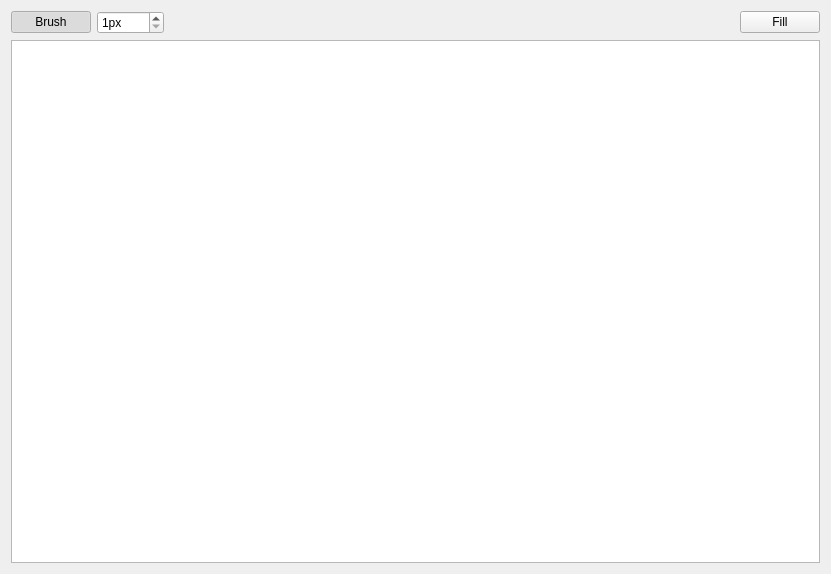
<?xml version="1.0" encoding="UTF-8"?>
<ui version="4.0">
 <class>MaskPainter</class>
 <widget class="QWidget" name="MaskPainter">
  <property name="geometry">
   <rect>
    <x>0</x>
    <y>0</y>
    <width>831</width>
    <height>574</height>
   </rect>
  </property>
  <property name="windowTitle">
   <string>Form</string>
  </property>
  <layout class="QVBoxLayout" name="verticalLayout">
   <item>
    <layout class="QHBoxLayout" name="horizontalLayout">
     <property name="topMargin">
      <number>0</number>
     </property>
     <item>
      <widget class="QPushButton" name="pushBrush">
       <property name="text">
        <string>Brush</string>
       </property>
       <property name="checkable">
        <bool>true</bool>
       </property>
       <property name="checked">
        <bool>true</bool>
       </property>
       <attribute name="buttonGroup">
        <string notr="true">buttonGroup</string>
       </attribute>
      </widget>
     </item>
     <item>
      <widget class="QSpinBox" name="spinBrushSize">
       <property name="suffix">
        <string>px</string>
       </property>
       <property name="prefix">
        <string/>
       </property>
       <property name="minimum">
        <number>1</number>
       </property>
       <property name="maximum">
        <number>9999</number>
       </property>
      </widget>
     </item>
     <item>
      <spacer name="horizontalSpacer">
       <property name="orientation">
        <enum>Qt::Horizontal</enum>
       </property>
       <property name="sizeHint" stdset="0">
        <size>
         <width>40</width>
         <height>20</height>
        </size>
       </property>
      </spacer>
     </item>
     <item>
      <widget class="QPushButton" name="pushFill">
       <property name="text">
        <string>Fill</string>
       </property>
       <property name="checkable">
        <bool>true</bool>
       </property>
       <attribute name="buttonGroup">
        <string notr="true">buttonGroup</string>
       </attribute>
      </widget>
     </item>
    </layout>
   </item>
   <item>
    <widget class="MaskPainterGraphicsView" name="graphicsView"/>
   </item>
  </layout>
 </widget>
 <customwidgets>
  <customwidget>
   <class>MaskPainterGraphicsView</class>
   <extends>QGraphicsView</extends>
   <header>maskpaintergraphicsview.h</header>
  </customwidget>
 </customwidgets>
 <resources/>
 <connections/>
 <buttongroups>
  <buttongroup name="buttonGroup"/>
 </buttongroups>
</ui>
